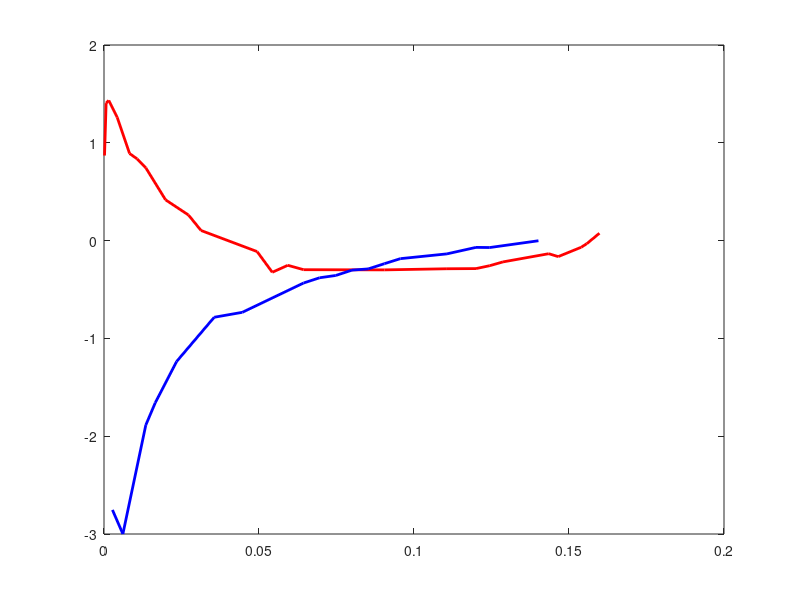
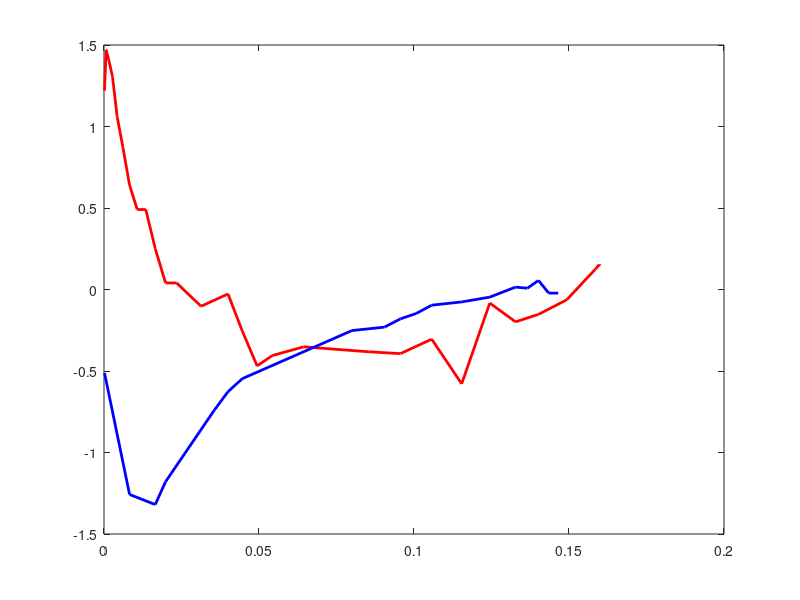
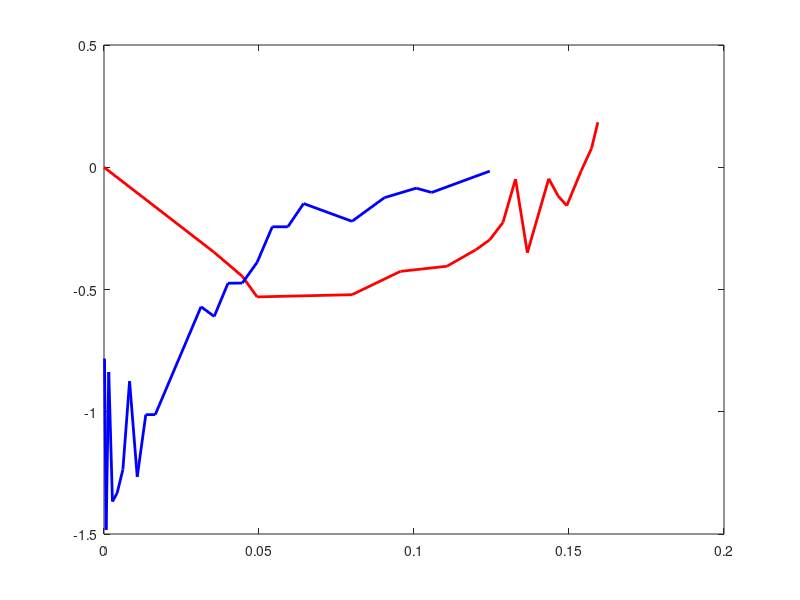
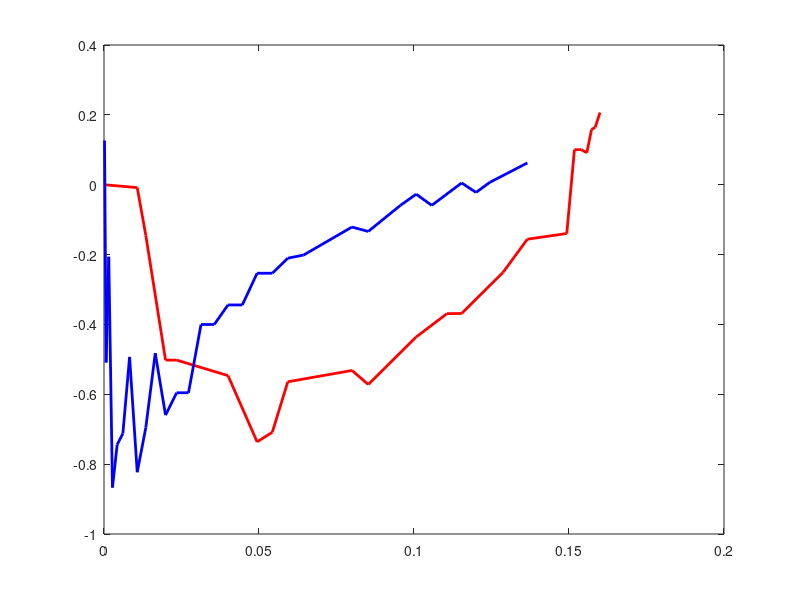

Recreate these plots in MATLAB, in order.
clc 
clear
close all
x=load("perfil.txt");
p=load("presion.txt");
v=22;
r=1.225;
for m=1:17
f=1;
i=1;
for n=3:50
if p(m,n)!=0
pce(f,m*2-1)=x(n-2,1);
pce(f,m*2)=p(m,n).*2./v.^2;
f++;
endif
endfor
for n=51:90
if p(m,n)!=0
pci(i,m*2-1)=x(n-2,1);
pci(i,m*2)=p(m,n).*2./v.^2;
i++;
endif
endfor
figure(m)
plot(pce(:,m*2-1),pce(:,m*2),"linewidth",2,"r",pci(abs(pci(:,m*2-1))>0,m*2-1),pci(abs(pci(:,m*2-1))>0,m*2),"linewidth",2,"b");
hold on
endfor